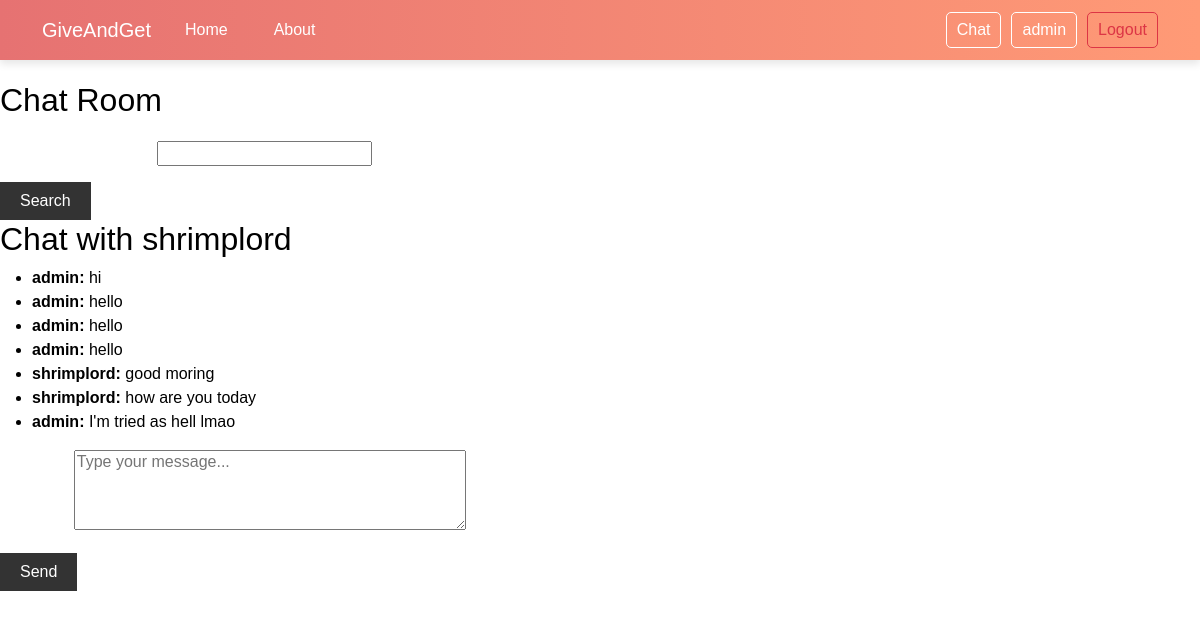
The app's page /users/chat/chat/3/ (signed in), older data.
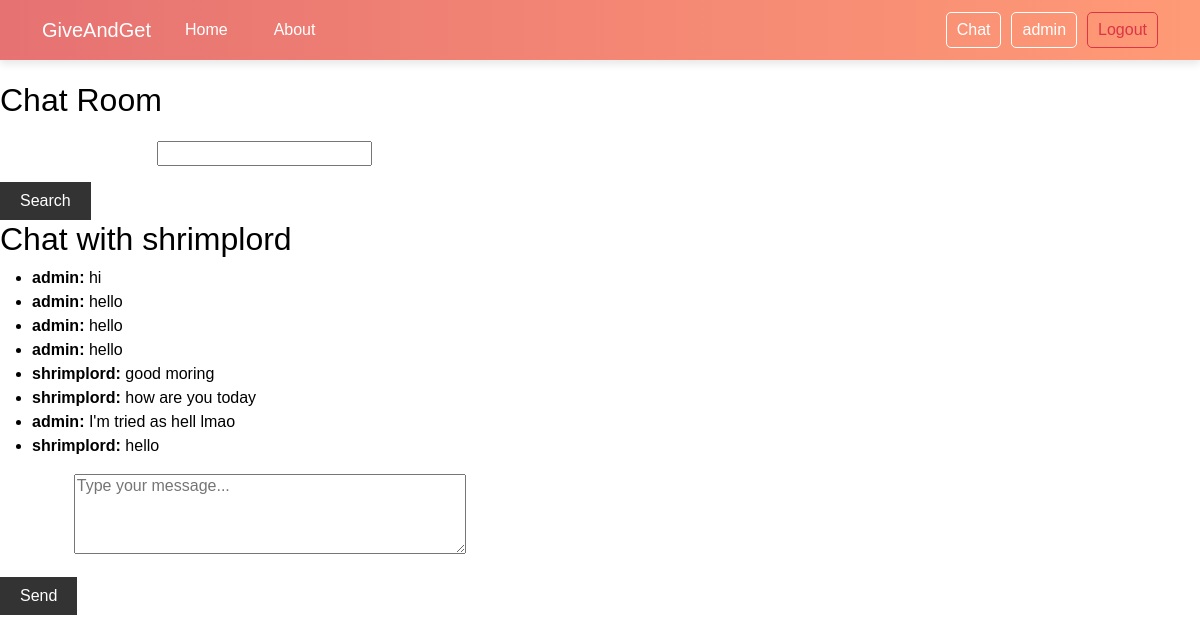
The same page, newer data.
### chat_app/models.py (models this page shows, shortened)
class Chat(models.Model):
    sender = models.ForeignKey(settings.AUTH_USER_MODEL, on_delete=models.CASCADE, related_name='sent_chats')
    receiver = models.ForeignKey(settings.AUTH_USER_MODEL, on_delete=models.CASCADE, related_name='received_chats')
    message = models.TextField()
    timestamp = models.DateTimeField(auto_now_add=True)
    last_read = models.DateTimeField(null=True, blank=True)

### users_app/models.py (models this page shows, shortened)
class GGUser(AbstractUser):
    profile_picture = models.ImageField(default= 'media/profile_pics/default.png', upload_to='media/profile_pics/', null=True, blank=True)
    user_id = models.PositiveIntegerField(unique=True, editable=False)
    status_choices = [
        ('online', 'Online'),
        ('busy', 'Busy'),
        ('afk', 'AFK'),
        ('offline', 'Offline'),
    ]
    status = models.CharField(max_length=10, choices=status_choices, default='offline')
    last_login = models.DateTimeField(auto_now=True)

### chat_app/views.py (the view)
# urls.py: path('chat/<int:user_id>/', views.chat_room, name='chat_room'),  # Specific chat room
@login_required
def chat_room(request, user_id=None):
    user_to_chat = None
    if user_id:
        user_to_chat = get_object_or_404(User, pk=user_id)
    messages = Chat.objects.filter(
        (Q(sender=request.user) & Q(receiver=user_to_chat)) |
        (Q(sender=user_to_chat) & Q(receiver=request.user))
    ).order_by('timestamp') if user_to_chat else []
    search_form = UserSearchForm(request.GET)
    search_results = []
    if search_form.is_valid():
        search_query = search_form.cleaned_data.get('username')
        if search_query:
            search_results = User.objects.filter(username__icontains=search_query).exclude(username=request.user.username)
    if request.method == "POST":
        form = ChatForm(request.POST)
        if form.is_valid():
            new_message = form.save(commit=False)
            new_message.sender = request.user
            new_message.receiver = user_to_chat
            new_message.save()
            return redirect('chat_room', user_id=user_id)  # Redirect back to the same chat room
    else:
        form = ChatForm()
    return render(request, 'chat_app/chat.html', {
        'messages': messages,
        'user_to_chat': user_to_chat,
        'form': form,
        'search_form': search_form,
        'search_results': search_results,
    })

### chat_app/forms.py
class ChatForm(forms.ModelForm):
    class Meta:
        model = Chat
        fields = ['message']
        widgets = {
            'message': forms.Textarea(attrs={'placeholder': 'Type your message...', 'rows': 4, 'cols': 40}),
        }

class UserSearchForm(forms.Form):
    username = forms.CharField(max_length=150, required=False, label='Search by username')

### chat_app/templates/chat_app/chat.html (shortened to what this page needs)
{% extends 'main_app/components/base.html' %}
{% block content %}
<h1 style="color:black;">Chat Room</h1>
<form method="get" action="{% url 'chat_room' user_id=user_to_chat.id %}">
    {{ search_form.as_p }}
    <button type="submit">Search</button>
</form>
{% if messages %}
    <h2 style="color:black;" >Chat with {{ user_to_chat.username }}</h2>
    <ul style="color:black;">
        {% for message in messages %}
            <li><strong>{{ message.sender.username }}:</strong> {{ message.message }}</li>
        {% endfor %}
    </ul>
{% endif %}
<form method="post">
    {{ form.as_p }}
    <button type="submit">Send</button>
</form>
{% endblock %}

Row changes from the older to the newer data that the page shows:
added Chat: sender.username "shrimplord", message "hello"
